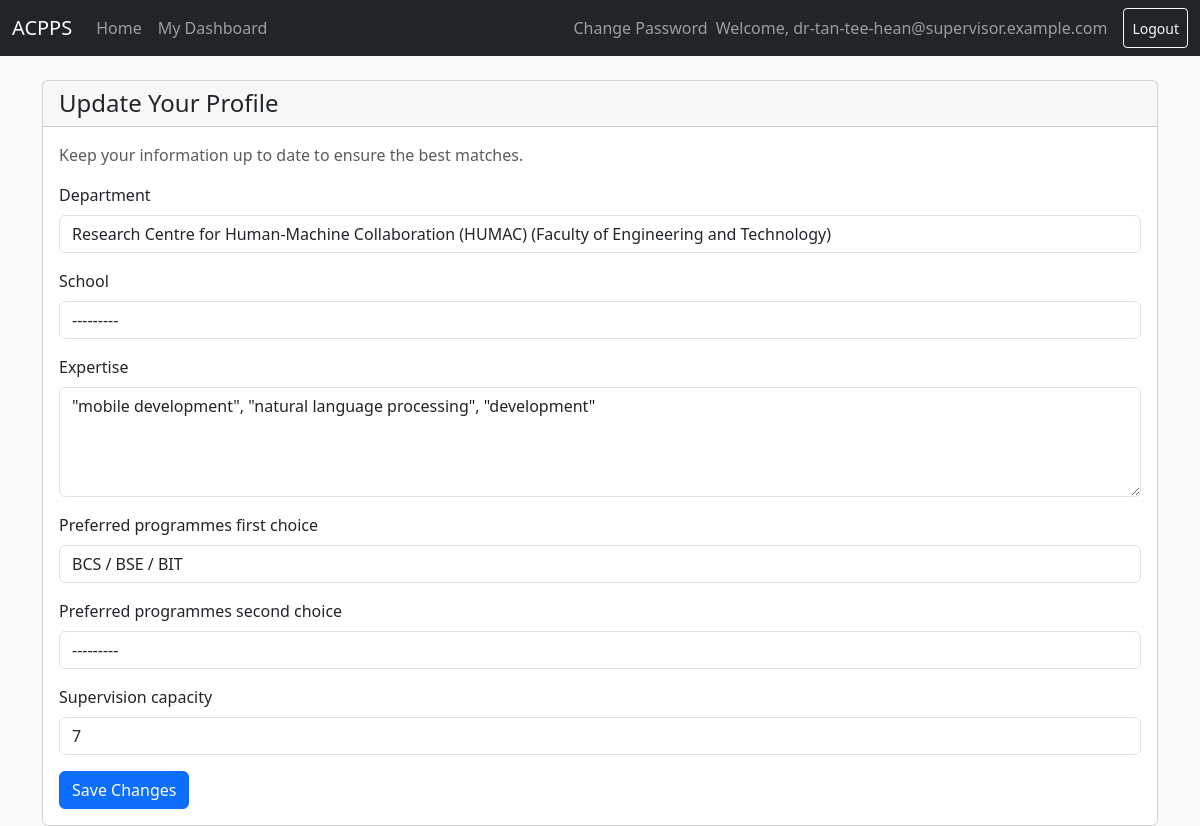
The page /dashboards/update-profile/ (signed in) on the database as committed earlier.
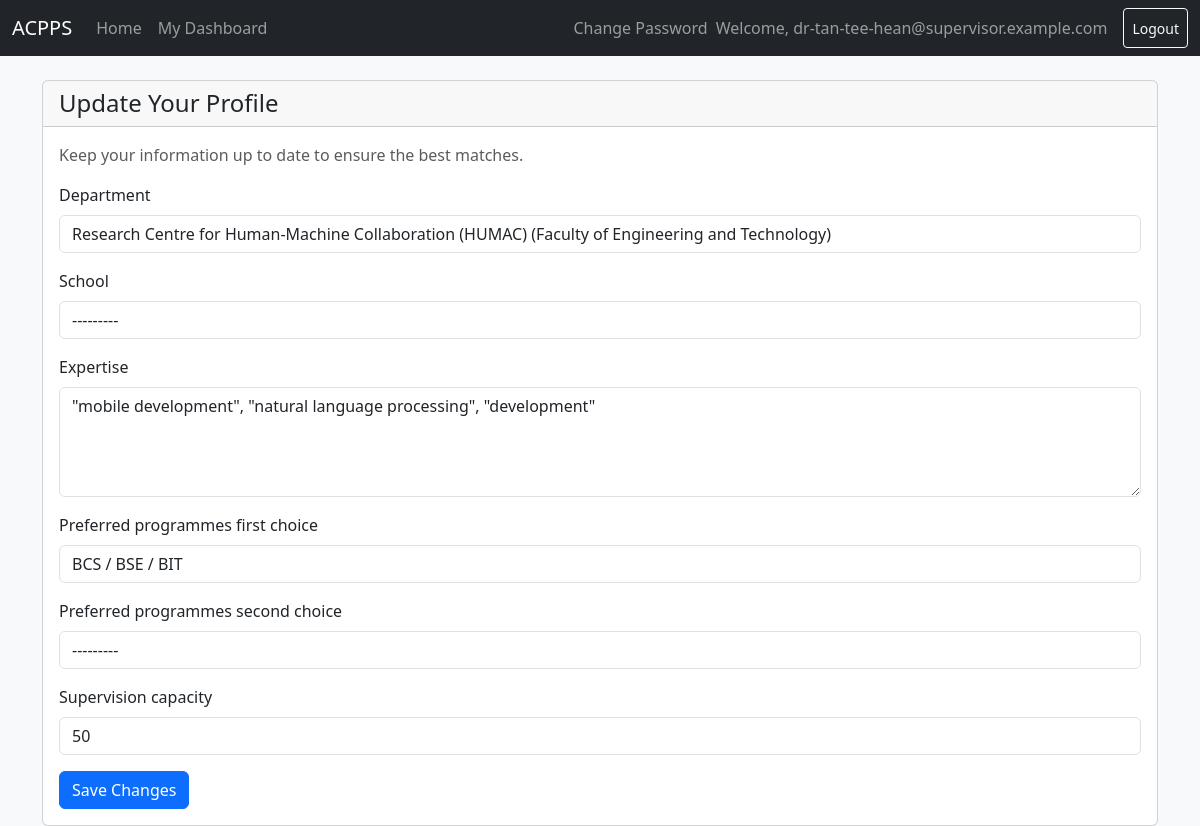
The same page on the database as committed later.
### users/models.py (models this page shows, shortened)
class SupervisorProfile(models.Model):
    user = models.OneToOneField(settings.AUTH_USER_MODEL, on_delete=models.CASCADE, primary_key=True)
    department = models.ForeignKey(Department, on_delete=models.SET_NULL, null=True, related_name='supervisors', blank=True)
    school = models.ForeignKey(School, on_delete=models.SET_NULL, null=True, related_name='supervisors', blank=True)
    expertise = models.TextField(blank=True, null=True)
    preferred_programmes_first_choice = models.ForeignKey(ProgrammePreferenceGroup, on_delete=models.SET_NULL, null=True, related_name='supervisors_first_choice', blank=True)
    preferred_programmes_second_choice = models.ForeignKey(ProgrammePreferenceGroup, on_delete=models.SET_NULL, null=True, related_name='supervisors_second_choice', blank=True)
    supervision_capacity = models.PositiveIntegerField(default=0)
    standardised_expertise = models.TextField(blank=True, null=True)
    accepting_students = models.BooleanField(default=True)

### dashboards/views.py (the view, shortened to what this page needs)
# urls.py: path('update-profile/', UpdateProfileView.as_view(), name='update_profile'),
@method_decorator(login_required, name='dispatch')
class UpdateProfileView(View):
    template_name = 'dashboard/update_profile.html'
    def get_form_and_instance(self, user):
        if hasattr(user, 'supervisorprofile'):
            return SupervisorProfileForm, user.supervisorprofile
        elif hasattr(user, 'studentprofile'):
            return StudentProfileForm, user.studentprofile
        return None, None
    def get(self, request, *args, **kwargs):
        user = request.user
        form_class, instance = self.get_form_and_instance(user)
        if not form_class:
            messages.error(request, "You do not have a profile that can be updated.")
            return redirect('home')
        form = form_class(instance=instance)
        return render(request, self.template_name, {'form': form})

### users/forms.py
class SupervisorProfileForm(forms.ModelForm):
    class Meta:
        model = SupervisorProfile
        fields = [
            'department',
            'school',
            'expertise',
            'preferred_programmes_first_choice',
            'preferred_programmes_second_choice',
            'supervision_capacity',
        ]
        widgets = {
            'expertise': forms.Textarea(attrs={'rows': 4, 'placeholder': 'Comma-separated keywords for matching, e.g., "AI", "NLP", "Computer Vision"'}),
        }
    def __init__(self, *args, **kwargs):
        super().__init__(*args, **kwargs)
        self.fields['department'].queryset = Department.objects.all().order_by('name')
        self.fields['school'].queryset = School.objects.all().order_by('name')
        self.fields['preferred_programmes_first_choice'].queryset = ProgrammePreferenceGroup.objects.all().order_by('name')
        self.fields['preferred_programmes_second_choice'].queryset = ProgrammePreferenceGroup.objects.all().order_by('name')

### academics/models.py (called while the page is built)
    def __str__(self):
        return self.name

    def __str__(self):
        return f"{self.name}"

### templates/dashboard/update_profile.html (shortened to what this page needs)
{% extends "base.html" %}
{% load widget_tweaks %}
{% block content %}
<div class="card">
  <div class="card-header">
    <h2 class="mb-0">Update Your Profile</h2>
  </div>
  <div class="card-body">
    <p class="card-text text-muted">Keep your information up to date to ensure the best matches.</p>
    <form method="post" novalidate>
      {% for field in form %}
        <div class="mb-3">
          <label for="{{ field.id_for_label }}" class="form-label">{{ field.label }}</label>
          {% if field.errors %}
            {% render_field field class="form-control is-invalid" %}
            <div class="invalid-feedback">
              {% for error in field.errors %}
                {{ error }}
              {% endfor %}
            </div>
          {% else %}
            {% render_field field class="form-control" %}
          {% endif %}
        </div>
      {% endfor %}
      <button type="submit" class="btn btn-primary">Save Changes</button>
    </form>
  </div>
</div>
{% endblock %}

Rows that differ between the two databases and show on the page:
changed SupervisorProfile "\"mobile development\", \"natural language processing\", \"development\"": supervision_capacity "7" → "50"
